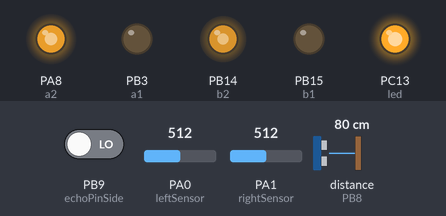
The sketch below on a simulated STM32 Blue Pill. Parts: output pins drawn as LEDs (lit = HIGH). Wiring (inferred from the names in the program): ultrasonic range finder: trigger PA9; echo PB8. The test bench sets the inputs (shaded band); at power-on: distance to the obstacle (sensor on PB8) 80 cm, PA0 (leftSensor) = 512, PA1 (rightSensor) = 512, PB9 (echoPinSide) LOW. The echo pulse lasts 58.3 µs per cm; pins used as bus, display or sensor lines are not drawn.

Above: at 1.7 s.
1.8 s: distance to the obstacle (sensor on PB8) set to 18 cm
3.6 s: distance to the obstacle (sensor on PB8) set to 13 cm
At 4.0 s:
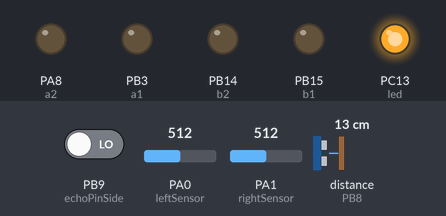
At 4.5 s:
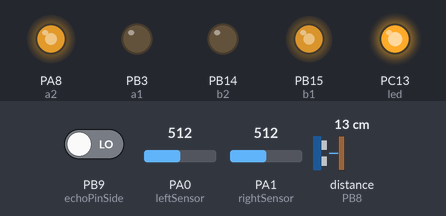
Timing chart, 0 to 6.6 s (numbered marks = the images above; inputs shaded):
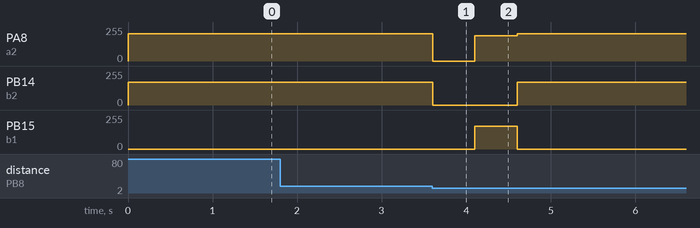

Measured:
- the behaviour switches between 16 and 15 cm on distance to the obstacle (sensor on PB8) (found by bisection; images 0 and 1)
- after the input at 1.8 s, every drawn part: stays the same
- after the input at 3.6 s, PA8 (a2): 205/255 → 0/255 at once, → 190/255 0.50 s later, → 205/255 0.50 s later; PB14 (b2): 170/255 → 0/255 at once, → 170/255 1.0 s later; PB15 (b1): 0/255 → 170/255 after 0.50 s, → 0/255 0.50 s later

The sketch:

obstacle_avoidance.ino
```cpp
/**
* Name: Andra Alazaroaie
*/

#define MAX 150

enum dir {
  FRONT,
  RIGHT,
  LEFT,
  STOP
};

enum state {
  ON_LINE,
  BEFORE_BOX,
  LEFT_OF_BOX,
  AFTER_BOX,
  ON_LINE_AFTER
};

// motors
const int a1 = PB3;
const int a2 = PA8;
const int b1 = PB15;
const int b2 = PB14;

// infrared sensors
const int leftSensor = PA0;
const int rightSensor = PA1;

// ultrasound ranging sensors
int trigPinFront = PA9;
int echoPinFront = PB8;

int trigPinSide = PA10;
int echoPinSide = PB9;

int led = PC13;

// threshold for detecting the black line
const int threshold = 80;
dir currentDir = FRONT;
dir lastDir = FRONT;
// we start by following the line
state currentState = ON_LINE;

unsigned long lastTrig = millis();
unsigned long trigDelay = 100;

volatile unsigned long startTimeFront;
volatile unsigned long endTimeFront;
volatile bool newDistFront = false;

volatile unsigned long startTimeSide;
volatile unsigned long endTimeSide;
volatile bool newDistSide = false;

double prevDistFront = 50;
double prevDistSide = 50;

void setup() {
  pinMode(led, OUTPUT);
  digitalWrite(led, HIGH);
  pinMode(a1, OUTPUT);
  pinMode(a2, OUTPUT);
  pinMode(b1, OUTPUT);
  pinMode(b2, OUTPUT);

  pinMode(trigPinFront, OUTPUT);
  pinMode(echoPinFront, INPUT);
  pinMode(trigPinSide, OUTPUT);
  pinMode(echoPinSide, INPUT);

  pinMode(leftSensor, INPUT);
  pinMode(rightSensor, INPUT);

  // the pin on which we want the interrupt, the ISR, interrupt when there is a CHANGE on the pin
  attachInterrupt(digitalPinToInterrupt(echoPinFront), ISRFront, CHANGE);
  attachInterrupt(digitalPinToInterrupt(echoPinSide), ISRSide, CHANGE);

  goFront();
  delay(500);
}

void loop() {
  if(currentState == AFTER_BOX) // AFTER WE AVOIDED THE OBJECT WE LOOK FOR THE BLACK LINE AND STOP WHEN WE FOUND IT
    findLine();
  else if(currentState == ON_LINE_AFTER) // LINE FOLLOWER AFTER OBJECT AVOIDANCE
    followLine();
  else if(currentState == ON_LINE) { // LINE FOLLOWER BEFORE OBJECT AVOIDANCE
    followLine();
    // trigger the front ultrasound sensor only every trigDelay millis
    unsigned long currentTime = millis();
    if(currentTime - lastTrig > trigDelay) {
      lastTrig += trigDelay;
      trigFront();
    }
    // new distance detected by echo of the front ultrasound sensor
    if(newDistFront) {
      newDistFront = false;
      double dist = getDistanceFront();
      stopWhenClose(dist);
    }
  } else { // GO AROUND OBJECT
    goFront();
    // trigger the side ultrasound sensor only every trigDelay millis
    unsigned long currentTime = millis();
    if(currentTime - lastTrig > trigDelay) {
      lastTrig += trigDelay;
      trigSide();
    }
    // new distance detected by echo of the side ultrasound sensor
    if(newDistSide) {
      newDistSide = false;
      double dist = getDistanceSide();
      stopWhenFinishedSide(dist);
    }
  }
}

// function to stop the motors when we detect a distance smaller than 15 cm
void stopWhenClose(double distance) {
  if(distance < 15.0) {
    stop();
    changeState();
  }
}

// function to stop the motors when we detect a distance greater than 25 cm
void stopWhenFinishedSide(double distance) {
  if(distance > 25.0) {
    stop();
    delay(1000);
    changeState();
  }
}

// we have a FSM with 5 states, each coming right after the previous one
// the states represent our position relative to the object that we want to avoid
// according to the state we are in, there are certain actions to take before changing the state
// these are taking care of in this function
void changeState() {
  switch(currentState) {
    // once the object is detected, we turn left 90 degrees and go a tiny distance in front, then change the state
    case ON_LINE:
      goLeft();
      delay(500);
      prevDistSide = 0;
      lastTrig = millis();
      goFront();
      delay(500);
      currentState = BEFORE_BOX; break;
    // once we avoided the object from the front side and the side sensor doesn't detect anything anymore,
    // we turn right 90 degrees, go a bit in front, then change the state
    case BEFORE_BOX:
      goRight();
      delay(450);
      goFront();
      delay(1500);
      prevDistSide = 0;
      currentState = LEFT_OF_BOX; break;
    // once we avoided the object from the side and the side sensor doesn't detect anything anymore,
    // we turn right 90 degrees, go a bit in front, then change the state
    case LEFT_OF_BOX:
      goRight();
      delay(450);
      currentDir = FRONT;
      lastDir = STOP;
      goFront();
      currentState = AFTER_BOX; break;
    // once we avoided the object from the back side and we detected the black line, we turn left 90 degrees,
    // then change state to the last one, which only continues following the line
    case AFTER_BOX:
      digitalWrite(led, LOW);
      goLeft();
      delay(550);
      stop();
      delay(1000);
      currentDir = FRONT;
      lastDir = LEFT;
      goFront();
      currentState = ON_LINE_AFTER; break;
  }
}

// gets the distance detected by the front ultrasound sensor on an echo pin change
// to avoid jitter, we keep the previously detected distance and use it in the cases of a very large distance being detected,
// but also when calculating the new distance in a weighted mean, to avoid spikes in the distance calculation
double getDistanceFront() {
  double time = endTimeFront - startTimeFront;
  double dist = time / 58.8;
  if(dist > 600)
   dist = prevDistFront;
  dist = 0.6 * dist + 0.4 * prevDistFront;
  prevDistFront = dist;
  return dist;
}

// gets the distance detected by the side ultrasound sensor on an echo pin change
// to avoid jitter, we keep the previously detected distance and use it in the cases of a very large distance being detected,
// but also when calculating the new distance in a weighted mean, to avoid spikes in the distance calculation
double getDistanceSide() {
  double time = endTimeSide - startTimeSide;
  double dist = time / 58.8;
  if(dist > 600)
    dist = prevDistSide;
  dist = 0.6 * dist + 0.4 * prevDistSide;
  prevDistSide = dist;
  return dist;
}

// function for searching for the line and stopping once detecting it
void findLine() {
  // read the infrared sensors
  int leftSensorVal = analogRead(leftSensor);
  int rightSensorVal = analogRead(rightSensor);

  // we stop and change the state to the line following state once we found the line, otherwise we keep going front
  if (leftSensorVal > threshold || rightSensorVal > threshold){
    currentDir = STOP;
    stop();
    changeState();
  }else
    currentDir = FRONT;
}

// line follower function
void followLine() {
  // read the infrared sensors
  int leftSensorVal = analogRead(leftSensor);
  int rightSensorVal = analogRead(rightSensor);

  // we set the current direction to the one of the sensor that detects a value greater than the threshold
  if (leftSensorVal <= threshold && rightSensorVal <= threshold)
    currentDir = FRONT;
  else if (leftSensorVal <= threshold && rightSensorVal > threshold)
    currentDir = RIGHT;
  else if (leftSensorVal > threshold && rightSensorVal <= threshold)
    currentDir = LEFT;
  else
    currentDir = FRONT;
  changeDirection();
}

// we change the direction according to what we found, only if it is different from the previous one
inline void changeDirection() {
  if(currentDir != lastDir) {
    switch(currentDir) {
      case FRONT: goFront(); break;
      case RIGHT: goRight(); break;
      case LEFT: goLeft(); break;
      case STOP: stop(); break;
      default: stop(); break;
    }
  }
  lastDir = currentDir;
}

// interrupt service routine when a change is detected on the echo of the front ultrasound sensor
void ISRFront() {
  if(digitalRead(echoPinFront) == HIGH)
    startTimeFront = micros();
  else {
    endTimeFront = micros();
    newDistFront = true;
  }
}

// interrupt service routine when a change is detected on the echo of the side ultrasound sensor
void ISRSide() {
  if(digitalRead(echoPinSide) == HIGH)
    startTimeSide = micros();
  else {
    endTimeSide = micros();
    newDistSide = true;
  }
}

// trigger function for the front ultrasound sensor, transmit a short ultrasonic pulse for the echo to listen to
void trigFront() {
  digitalWrite(trigPinFront, LOW);
  delayMicroseconds(2);
  digitalWrite(trigPinFront, HIGH);
  delayMicroseconds(10);
  digitalWrite(trigPinFront, LOW);
}

// trigger function for the side ultrasound sensor, transmit a short ultrasonic pulse for the echo to listen to
void trigSide() {
  digitalWrite(trigPinSide, LOW);
  delayMicroseconds(2);
  digitalWrite(trigPinSide, HIGH);
  delayMicroseconds(10);
  digitalWrite(trigPinSide, LOW);
}

// different duty cycles since one motor is more powerful
void goFront() {
  analogWrite(a1, 0);
  analogWrite(a2, 205);
  analogWrite(b1, 0);
  analogWrite(b2, 170);
}

void stop() {
  analogWrite(a1, 0);
  analogWrite(a2, 0);
  analogWrite(b1, 0);
  analogWrite(b2, 0);
  delay(500);
}

// turn the right motor front faster and the left motor slower in the opposite direction
void goRight() {
  analogWrite(a1, 170);
  analogWrite(a2, 0);
  analogWrite(b1, 0);
  analogWrite(b2, 190);
}

// turn the left motor front faster and the right motor slower in the opposite direction
void goLeft() {
  analogWrite(a1, 0);
  analogWrite(a2, 190);
  analogWrite(b1, 170);
  analogWrite(b2, 0);
}
```
